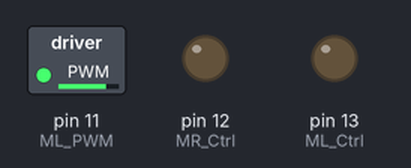
The sketch below on a simulated Arduino Uno, built with avr-gcc and run on an emulated ATmega328P. Parts: switched loads named in the sketch (green lamp = pin HIGH), output pins drawn as LEDs (lit = HIGH).

Above: at 0.05 s.
At 1.25 s:
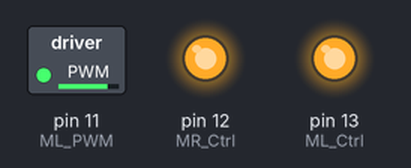
At 2.5 s:
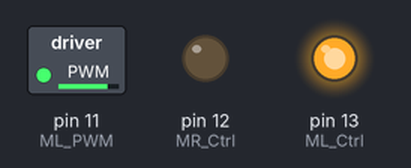
At 4.95 s:
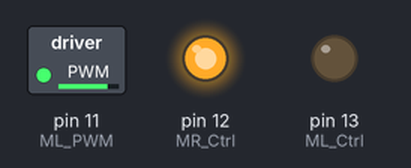
Timing chart, 0 to 6.5 s (numbered marks = the images above):
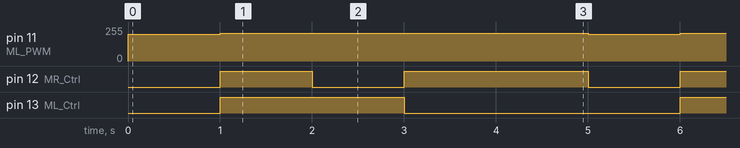

The sketch:

lesson_8.1.ino
```cpp
/*
 keyestudio Mini Tank Robot v2.0
 lesson 8.1
 motor driver
 http://www.keyestudio.com
*/

#define ML_Ctrl 13  //define the direction control pin of left motor
#define ML_PWM 11   //define the PWM control pin of left motor
#define MR_Ctrl 12  //define direction control pin of right motor

#define ML_Ctrl 13  //define the direction control pin of left motor
#define MR_PWM 11   //define the PWM control pin of left motor
#define MR_Ctrl 12  //define direction control pin of right motor

void setup()
{
  pinMode(ML_Ctrl, OUTPUT);//define direction control pin of left motor to output
  pinMode(ML_PWM, OUTPUT);//define PWM control pin of left motor as output
  pinMode(MR_Ctrl, OUTPUT);//define direction control pin of right motor as output.
  pinMode(MR_PWM, OUTPUT);//define the PWM control pin of right motor as output
}

void loop()
{
  digitalWrite(ML_Ctrl,LOW);//set the direction control pin of left motor to LOW
  analogWrite(ML_PWM,200);//set the PWM control speed of left motor to 2000
  digitalWrite(MR_Ctrl,LOW);//set the direction control pin of right motor to LOW
  analogWrite(MR_PWM,200);//set the PWM control speed of right motor to 2000

  //front
  delay(1000);//delay in 2s
   digitalWrite(ML_Ctrl,HIGH);//set the direction control pin of left motor to HIGH
  analogWrite(ML_PWM,2000);//set the PWM control speed of left motor to 200
digitalWrite(MR_Ctrl,HIGH);//set the direction control pin of right motor to HIGH
  analogWrite(MR_PWM,2000);//set the PWM control speed of right motor to 2000

   //back
  delay(1000);//delay in 2s
  digitalWrite(ML_Ctrl,HIGH);//set the direction control pin of left motor to HIGH
  analogWrite(ML_PWM,2000);//set the PWM control speed of left motor to 2000
  digitalWrite(MR_Ctrl,LOW);//set the direction control pin of right motor to LOW
  analogWrite(MR_PWM,2000);//set the PWM control speed of right motor to 2000

    //left
  delay(1000);//delay in 2s
   digitalWrite(ML_Ctrl,LOW);//set the direction control pin of left motor to LOW
  analogWrite(ML_PWM,2000);//set the PWM control speed of left motor to 2000
  digitalWrite(MR_Ctrl,HIGH);//set the direction control pin of right motor to HIGH
  analogWrite(MR_PWM,2000);//set the PWM control speed of right motor to 2000

   //right
  delay(1000);//delay in 2s
  analogWrite(ML_PWM,2000);//set the PWM control speed of left motor to 2000
  analogWrite(MR_PWM,2000);//set the PWM control speed of right motor to 2000

    //stop
  delay(1000);//delay in 2s
}//*****************************************
```

Measured:
- by itself, pin 11 (ML_PWM): alternates 208/255 for 4.0 s and 200/255 for 1.0 s
- by itself, pin 12 (MR_Ctrl): repeats every 5.0 s: LOW 1.0 s, HIGH 2.0 s, LOW 1.0 s, HIGH 1.0 s
- by itself, pin 13 (ML_Ctrl): alternates HIGH for 2.0 s and LOW for 3.0 s
